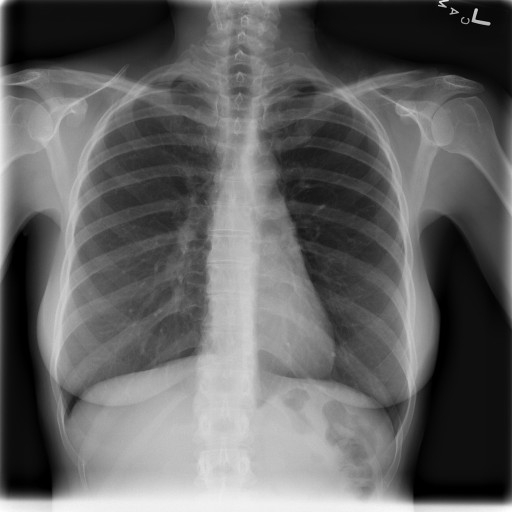
#> input picture chest_xray_1.png, 1024 x 1024 px (shown at 1/2 size)
$ jupyter execute --allow-errors chestXray.ipynb   (shell and % lines are left out)
#> lines starting #> are read from the running program, lines starting #| are printed output that depends on the picture
[cell 1]
import matplotlib.pyplot as plt
from skimage.io import imread, imshow
import numpy as np
import pandas as pd

## Read in x-ray image and display it using imshow()

[cell 2]
chest_xray_1 = imread('chest_xray_1.png')
#> chest_xray_1 is the input picture: shape (1024, 1024); min 0, max 255, mean 98.5
imshow(chest_xray_1)

## Fill in some coordinates for sections of the image that contain lung, heart, and bone:

[cell 3]
# Hovering cursor over the image above will display coordinates within the image at the bottom
# right corner of the figure. Use this to fill in starting and ending x & y values for lungs, heart, and bone
# in the chest x-ray image above


## Fill in your own values here:
lung_x = [237,265]
lung_y = [330,437]

heart_x = [515,600]
heart_y = [600,650]

bone_x = [420,480]
bone_y = [720,755]

## Plot the image intensities for the subsections chosen using different coordinates for different structures:

[cell 4]
plt.figure(figsize=(5,5))
plt.hist(chest_xray_1[bone_y[0]:bone_y[1],bone_x[0]:bone_x[1]].ravel(), bins = 256,color='green')
plt.hist(chest_xray_1[lung_y[0]:lung_y[1],lung_x[0]:lung_x[1]].ravel(),bins =256,color='blue')
plt.hist(chest_xray_1[heart_y[0]:heart_y[1],heart_x[0]:heart_x[1]].ravel(),bins=256,color='red')
plt.legend(['Bone','Lungs','Heart'])
plt.show()
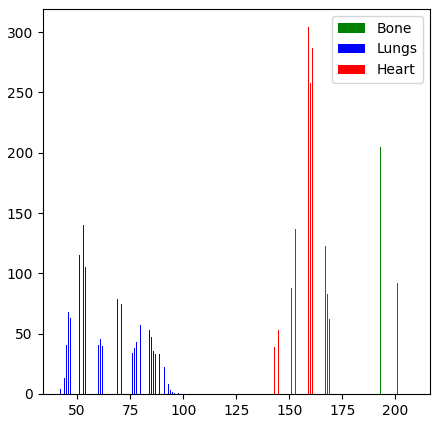
#> figure drawn by matplotlib, 1 panel; tallest bar 224 high, from x = 196 to 196.1; tallest bar 140 high, from x = 52.94 to 53.16; tallest bar 304 high, from x = 159 to 159.1

## Now do as above for less healthy looking chest x-ray:

[cell 5]
chest_xray_3 = imread('chest_xray_3.png')
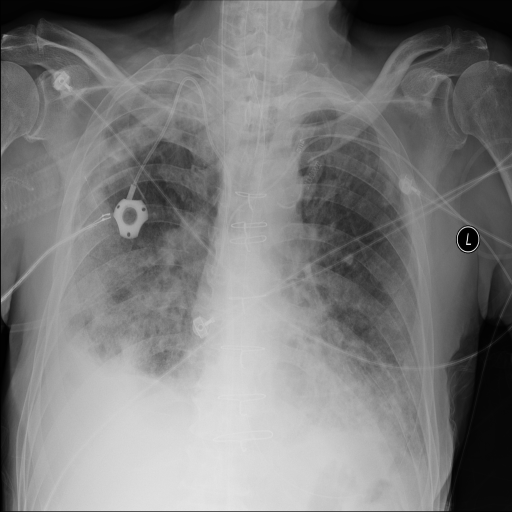
#> input picture chest_xray_3.png, 1024 x 1024 px (shown at 1/2 size)
#> chest_xray_3 is the input picture: shape (1024, 1024); min 0, max 255, mean 123.8
imshow(chest_xray_3)

[cell 6]
## Fill in coordinate values
lung_x = [690,760]
lung_y = [500,560]

heart_x = [550,615]
heart_y = [750,800]

bone_x = [430,480]
bone_y = [770,810]

## Plot the image intensities for the subsections chosen using different coordinates for different structures:

[cell 7]
plt.figure(figsize=(5,5))
plt.hist(chest_xray_3[bone_y[0]:bone_y[1],bone_x[0]:bone_x[1]].ravel(), bins = 256,color='green')
plt.hist(chest_xray_3[lung_y[0]:lung_y[1],lung_x[0]:lung_x[1]].ravel(),bins =256,color='blue')
plt.hist(chest_xray_3[heart_y[0]:heart_y[1],heart_x[0]:heart_x[1]].ravel(),bins=256,color='red')
plt.legend(['Bone','Lungs','Heart'])
plt.show()
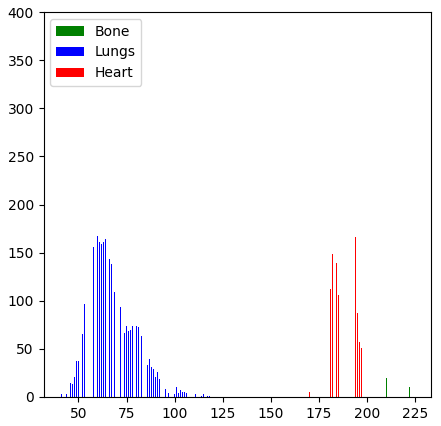
#> figure drawn by matplotlib, 1 panel; tallest bar 381 high, from x = 216 to 216; tallest bar 169 high, from x = 58.98 to 59.28; tallest bar 224 high, from x = 191.9 to 192

## Mammography:

[cell 8]
mammo_left = imread('mammo_left.pgm')
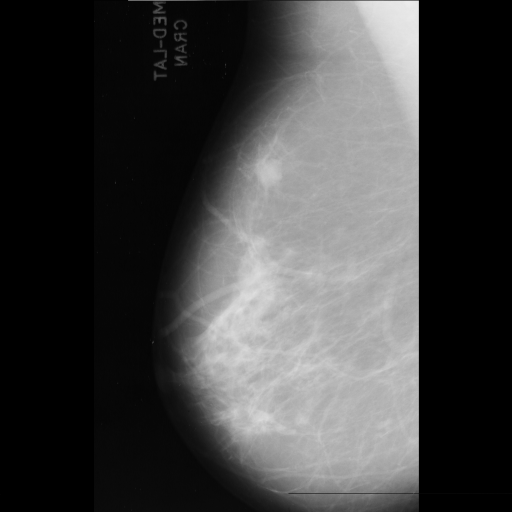
#> input picture mammo_left.pgm, 1024 x 1024 px (shown at 1/2 size)
#> mammo_left is the input picture: shape (1024, 1024); min 0, max 236, mean 64.9
mammo_right = imread('mammo_right.pgm')
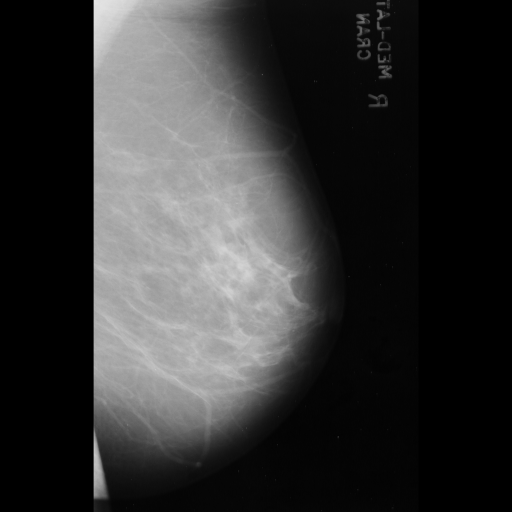
#> input picture mammo_right.pgm, 1024 x 1024 px (shown at 1/2 size)
#> mammo_right is the input picture: shape (1024, 1024); min 0, max 231, mean 51.5

#### First visualize the left breast:

#> (a cell that did not finish here is left out)

[cell 10]
tumor_x = [480,580]
tumor_y = [310,380]

#### Now visualize the right breast:

[cell 11]
imshow(mammo_right)

[cell 12]
## The right breast has no abnormalities, choose some coordinates that draw a box around a similar area
# of the breast tissue as you chose with the left:

normal_x = [440,500]
normal_y = [300,360]

### Plot the intensity values of the two types of tissue:

[cell 13]
plt.figure(figsize=(5,5))
plt.hist(mammo_left[tumor_y[0]:tumor_y[1],tumor_x[0]:tumor_x[1]].ravel(), bins = 256,color='red')
plt.hist(mammo_right[normal_y[0]:normal_y[1],normal_x[0]:normal_x[1]].ravel(),bins =256,color='blue')
plt.legend(['Tumor','Normal Tissue'])
plt.xlabel('intensity')
plt.ylabel('number of pixels')
plt.show()
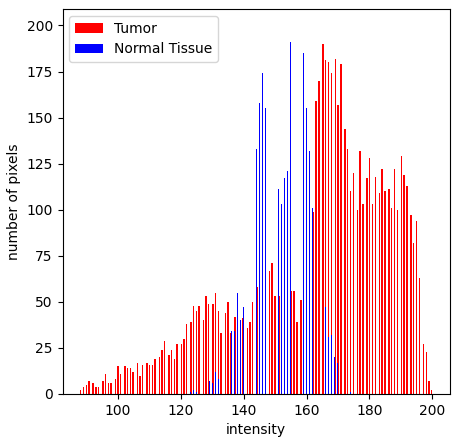
#> figure drawn by matplotlib, 1 panel; tallest bar 190 high, from x = 165 to 165.4; tallest bar 199 high, from x = 157.9 to 158.1
